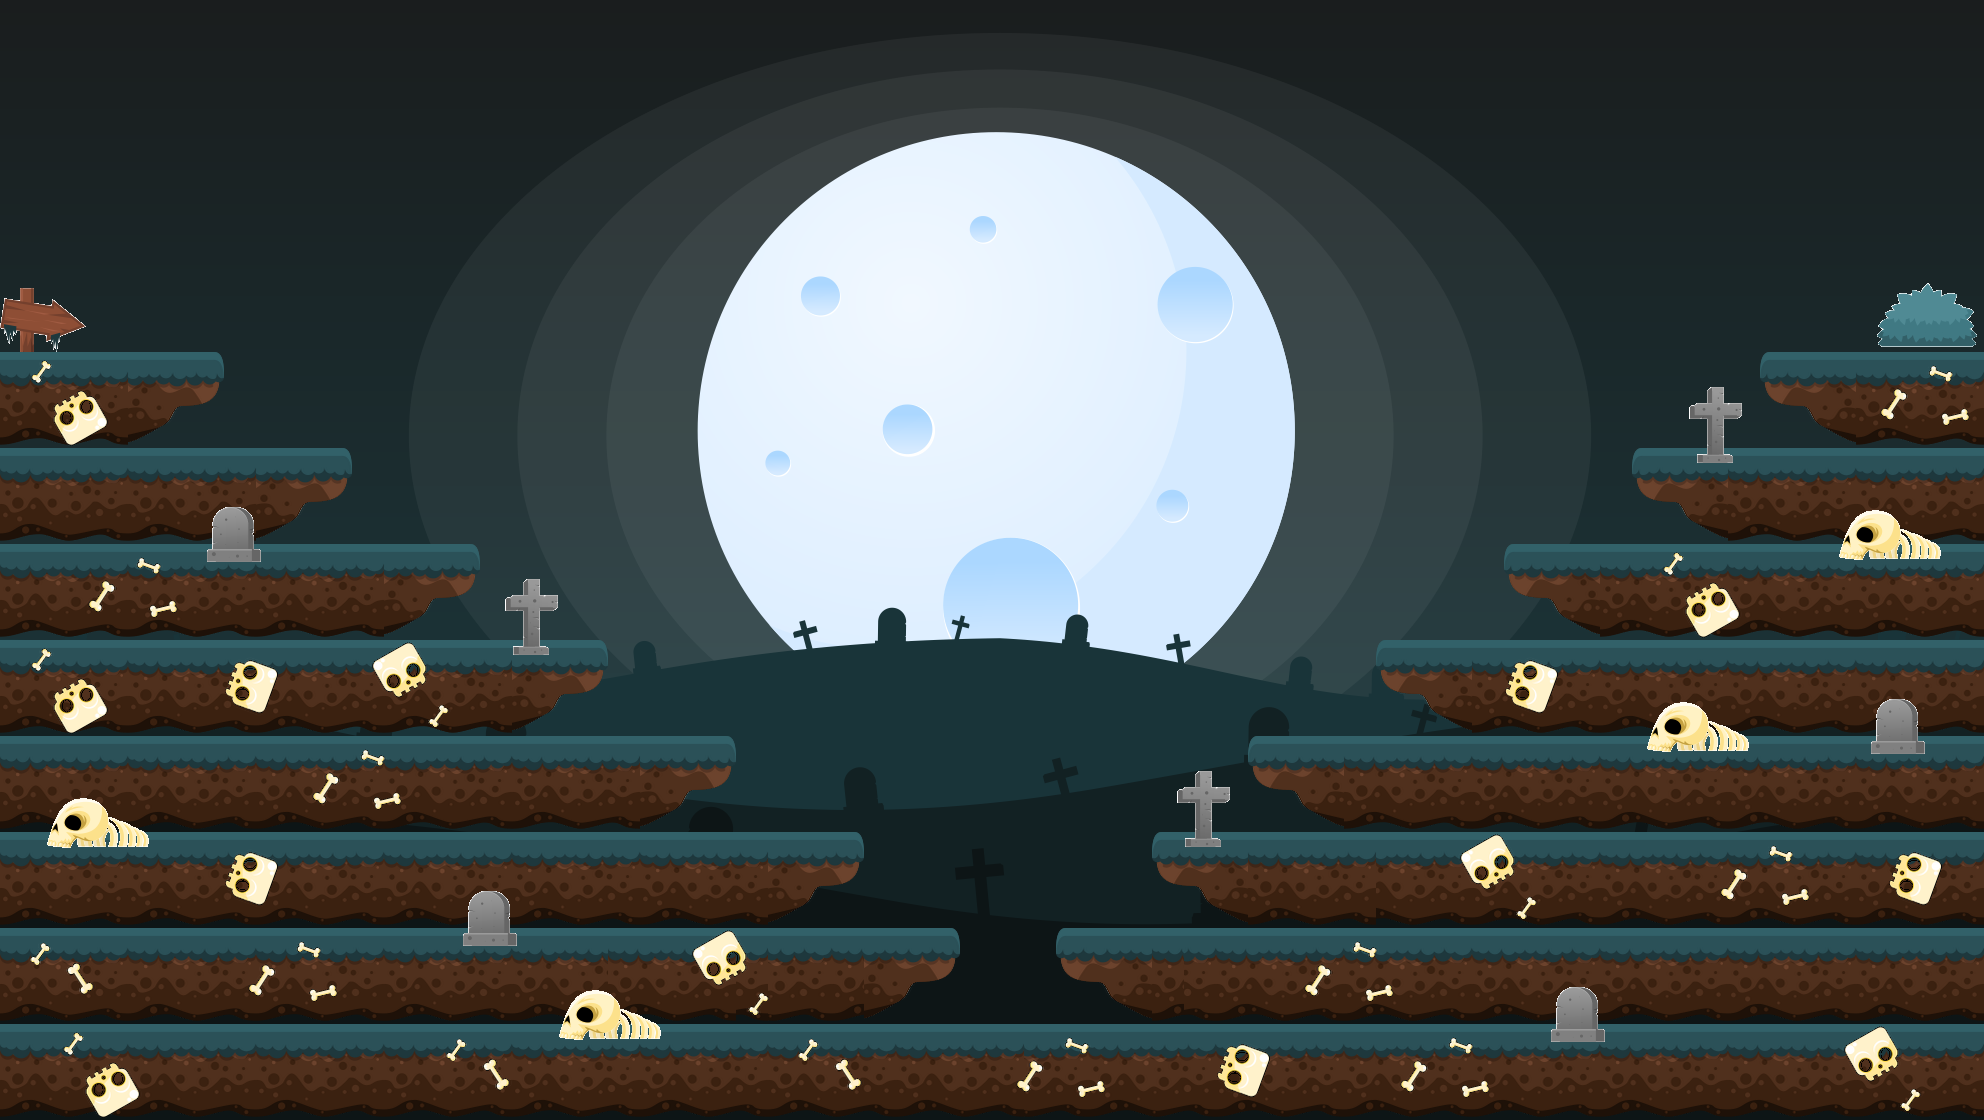

Below is a game level as drawn by its tile map, then a one-line description and the .tmx that defines it (tile-layer data replaced by summaries):
An orthogonal 62x35 tile map with 32x32 px tiles, 3 tile layers (Livello tile 1, Livello tile 2, Livello tile 3), 11 tilesets and 31 objects (16x wall, 15x platform).

<map version="1.5" tiledversion="1.5.0" orientation="orthogonal" renderorder="right-down" width="62" height="35" tilewidth="32" tileheight="32" infinite="0" nextlayerid="14" nextobjectid="62">
 <tileset firstgid="1" name="Background" tilewidth="32" tileheight="32" tilecount="2170" columns="62">
  <image source="Background.png" trans="000000" width="2000" height="1143" />
 </tileset>
 <tileset firstgid="2171" name="Ground0" tilewidth="32" tileheight="32" tilecount="16" columns="4">
  <image source="Ground0.png" trans="000000" width="128" height="128" />
 </tileset>
 <tileset firstgid="2187" name="LeftGround1" tilewidth="32" tileheight="32" tilecount="16" columns="4">
  <image source="LeftGround1.png" trans="000000" width="128" height="128" />
 </tileset>
 <tileset firstgid="2203" name="Ground1" tilewidth="32" tileheight="32" tilecount="16" columns="4">
  <image source="Ground1.png" trans="000000" width="128" height="128" />
 </tileset>
 <tileset firstgid="2219" name="Bone1" tilewidth="32" tileheight="32" tilecount="16" columns="4">
  <image source="Bone1.png" trans="000000" width="128" height="128" />
 </tileset>
 <tileset firstgid="2235" name="Bone1R" tilewidth="32" tileheight="32" tilecount="16" columns="4">
  <image source="Bone1R.png" trans="000000" width="128" height="128" />
 </tileset>
 <tileset firstgid="2251" name="Bone4" tilewidth="32" tileheight="32" tilecount="16" columns="4">
  <image source="Bone4.png" trans="000000" width="128" height="128" />
 </tileset>
 <tileset firstgid="2267" name="Bone2" tilewidth="32" tileheight="32" tilecount="16" columns="4">
  <image source="Bone2.png" trans="000000" width="128" height="128" />
 </tileset>
 <tileset firstgid="2283" name="Bone3" tilewidth="32" tileheight="32" tilecount="16" columns="4">
  <image source="Bone3.png" trans="000000" width="128" height="128" />
 </tileset>
 <tileset firstgid="2299" name="ObjectsSheet" tilewidth="32" tileheight="32" tilecount="682" columns="31">
  <image source="ObjectsSheet.png" trans="ffffff" width="1000" height="729" />
 </tileset>
 <tileset firstgid="2981" name="rightGround1" tilewidth="32" tileheight="32" tilecount="16" columns="4">
  <image source="RightGround1.png" trans="ffffff" width="128" height="128" />
 </tileset>
 <layer id="10" name="Livello tile 1" width="62" height="35">
  <data>[2170 cells, 2170 non-empty, 2170 distinct tile ids]</data>
 </layer>
 <layer id="11" name="Livello tile 2" width="62" height="35">
  <data>[2170 cells, 1225 non-empty, 283 distinct tile ids]</data>
 </layer>
 <objectgroup id="12" name="Livello di oggetti 1">
  <object id="31" type="platform" x="0.25" y="351.5" width="224.25" height="96" />
  <object id="32" type="platform" x="0" y="447.667" width="352.667" height="96" />
  <object id="33" type="platform" x="0" y="543.333" width="479.667" height="96.6667" />
  <object id="34" type="platform" x="0" y="639.667" width="608" height="96.3333" />
  <object id="35" type="platform" x="0.333333" y="735.333" width="735.667" height="97" />
  <object id="36" type="platform" x="0" y="832" width="864.667" height="95.6667" />
  <object id="37" type="platform" x="0.666667" y="928" width="960" height="95.6667" />
  <object id="38" type="platform" x="0.666667" y="1024" width="1983.33" height="95.6667" />
  <object id="39" type="platform" x="1055.33" y="928" width="928" height="95" />
  <object id="40" type="platform" x="1151.67" y="832.667" width="832" height="95.3333" />
  <object id="41" type="platform" x="1248.67" y="736.333" width="734.667" height="96.3333" />
  <object id="42" type="platform" x="1376.33" y="639.333" width="607.333" height="96.6667" />
  <object id="43" type="platform" x="1503.33" y="544" width="480" height="94.6667" />
  <object id="44" type="platform" x="1632.67" y="448.333" width="350.333" height="95.3333" />
  <object id="45" type="platform" x="1760.67" y="352" width="222.667" height="97" />
  <object id="46" type="wall" x="0.666667" y="-0.666667" width="6" height="1121.33" />
  <object id="47" type="wall" x="1978.67" y="1.33333" width="5.33333" height="1117.33" />
  <object id="48" type="wall" x="1756.67" y="352" width="4.33333" height="96.3333" />
  <object id="49" type="wall" x="1629" y="449" width="2.66667" height="93.3333" />
  <object id="50" type="wall" x="1499.67" y="544" width="3" height="93.3333" />
  <object id="51" type="wall" x="1372.67" y="639.667" width="3.33333" height="95.6667" />
  <object id="52" type="wall" x="1244.67" y="736.667" width="3.33333" height="93.6667" />
  <object id="53" type="wall" x="1148.33" y="832.667" width="2.66667" height="94.3333" />
  <object id="54" type="wall" x="1051.67" y="928" width="4" height="95.6667" />
  <object id="55" type="wall" x="960.667" y="928" width="4" height="95.3333" />
  <object id="56" type="wall" x="863.667" y="831.667" width="3" height="95" />
  <object id="57" type="wall" x="736.333" y="735.333" width="1.66667" height="96.3333" />
  <object id="58" type="wall" x="608.333" y="639.333" width="3" height="95.6667" />
  <object id="59" type="wall" x="480" y="543.667" width="2.66667" height="95" />
  <object id="60" type="wall" x="353.333" y="448.333" width="2.66667" height="94" />
  <object id="61" type="wall" x="225" y="351.333" width="3.66667" height="95.3333" />
 </objectgroup>
 <layer id="13" name="Livello tile 3" width="62" height="35">
  <data>[2170 cells, 416 non-empty, 109 distinct tile ids]</data>
 </layer>
</map>
